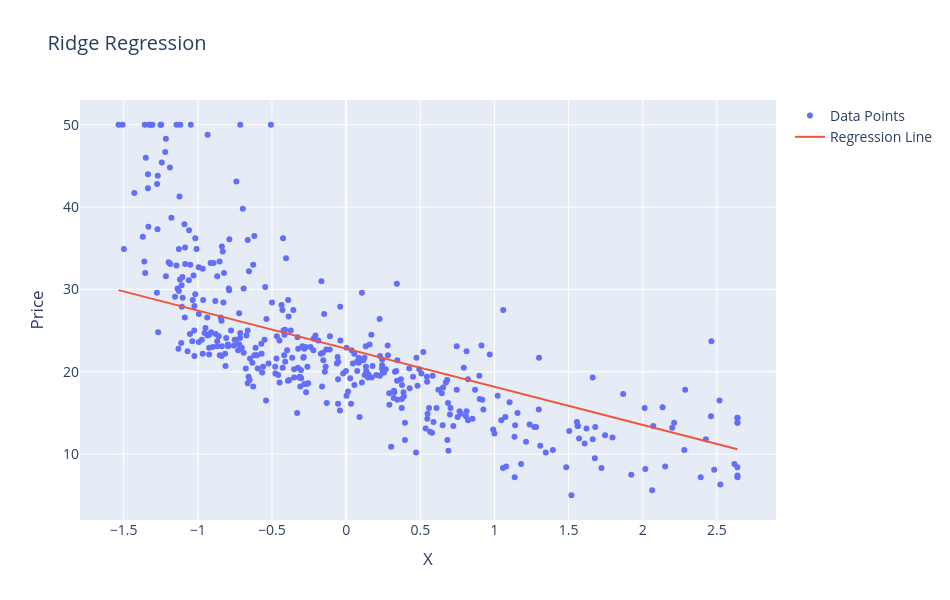

Source (notebook cell):
### Code cell
Ridge_model = SimpleLinearRegressionStatisticalView()
Ridge_model.fit(X, y, model="ridge", lambda_=0.5)

plot_interactive(Ridge_model, X, y, "Ridge Regression")

### Figure 1 — Plotly figure (JSON) as saved in the notebook; plotly's stock layout.template omitted (floating-point values rounded to 4 significant figures; data arrays with more than 128 entries replaced by an {"elided": "..."} marker saying what was removed)
{"data": [{"mode": "markers", "name": "Data Points", "type": "scatter", "x": {"elided": "404 float values"}, "y": {"elided": "404 float values"}}, {"mode": "lines", "name": "Regression Line", "type": "scatter", "x": {"elided": "404 float values"}, "y": {"elided": "404 float values"}}], "layout": {"font": {"size": 14}, "height": 600, "title": {"text": "Ridge Regression"}, "width": 950, "xaxis": {"title": {"text": "X"}}, "yaxis": {"title": {"text": "Price"}}}}
